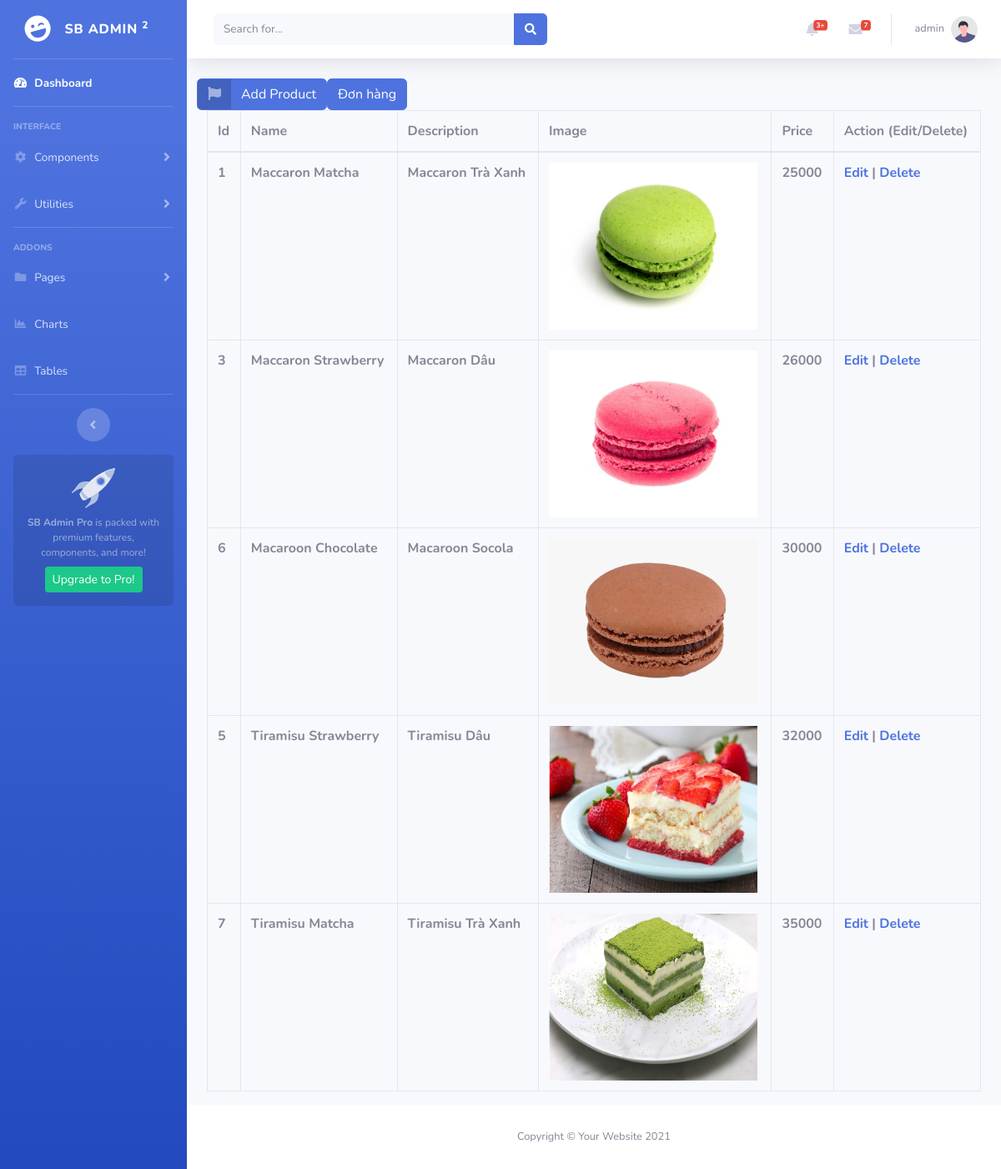
Page / (signed in) on the committed database.
### tables this page shows
CREATE TABLE `products` (
  `id` int(11) NOT NULL,
  `product_name` varchar(200) NOT NULL,
  `product_slug` varchar(250) NOT NULL,
  `product_size` varchar(20) NOT NULL,
  `is_special` tinyint(1) NOT NULL,
  `product_price` int(11) NOT NULL,
  `product_description` varchar(250) NOT NULL,
  `product_image` varchar(250) NOT NULL,
  `product_category` int(11) NOT NULL
);

### app/controllers/DefaultController.php (called while the page is built, shortened)
<?php
require_once 'app/models/ProductModel.php';
require_once 'app/libs/Auth.php';
class DefaultController{
    private $productModel;
    public function __construct()
    {
        $this->db = (new Database())->getConnection();
        $this->productModel = new ProductModel($this->db);
    }
    public function Index() {
        $products = $this->productModel->readAll();
        include_once 'app/views/share/index.php';
    }
}

### index.php (called while the page is built, shortened)
<?php
require_once 'config/database.php';
require_once 'app/models/ProductModel.php';
require_once 'app/libs/Auth.php';
$url = $_GET['url'] ?? '';
$url = rtrim($url, '/');
$url = filter_var($url, FILTER_SANITIZE_URL);
$url = explode('/', $url);
$action = isset($url[1]) && $url[1] != '' ? $url[1] : 'index';
$controller = new $controllerName();
call_user_func_array([$controller, $action], array_slice($url, 2));

### app/libs/Auth.php (called while the page is built, shortened)
<?php
class Auth{
    static function isLoggedIn(){
        return isset($_SESSION['username']);
    }
}

### config/database.php (called while the page is built, shortened)
<?php
class Database {
    private $host = "localhost";
    private $db_name = "codecake";
    private $username = "root";
    private $password = "Thang@123";
    public function getConnection() {
        $this->conn = null;
        try {
            $this->conn = new PDO("mysql:host=" . $this->host . ";dbname=" . $this->db_name, $this->username, $this->password);
            $this->conn->exec("set names utf8");
        } catch(PDOException $exception) {
            echo "Connection error: " . $exception->getMessage();
        }
        return $this->conn;
    }
}

### app/models/ProductModel.php (called while the page is built, shortened)
<?php
class ProductModel {
    private $conn;
    private $table_name = "products";
    public function __construct($db) {
        $this->conn = $db;
    }
    function readAll() {
        $query = "SELECT id, product_name, product_slug, product_size, is_special, product_price, product_description, product_image, product_category FROM " . $this->table_name . " ORDER BY product_category ASC";
        $stmt = $this->conn->prepare($query);
        $stmt->execute();
        return $stmt;
    }
}

### app/views/share/index.php (the view)
<?php
include_once 'app/views/share/header.php';
?>
<div class="row">
    <a href="/websitecodecake/product/add" class="btn btn-primary btn-icon-split">
        <span class="icon text-white-50">
            <i class="fas fa-flag"></i>
        </span>
        <span class="text">Add Product</span>
    </a>
    <a href="/websitecodecake/product/order" class="btn btn-primary btn-icon-split">
        <span class="text">Đơn hàng</span>
    </a>
    <div class="col-sm-12">
        <table class="table table-bordered dataTable" id="dataTable" width="100%" cellspacing="0" role="grid" aria-describedby="dataTable_info" style="width: 100%;">
            <thead>
                <tr>
                    <th>Id</th>
                    <th>Name</th>
                    <th>Description</th>
                    <th>Image</th>
                    <th>Price</th>
                    <th>Action (Edit/Delete)</th>
                </tr>
            </thead>
            <tbody>
                <?php while ($row = $products->fetch(PDO::FETCH_ASSOC)) : ?>
                    <tr>
                        <th><?= $row['id'] ?></th>
                        <th><?= $row['product_name'] ?></th>
                        <th><?= $row['product_description'] ?></th>
                        <th>
                            <?php
                            if (empty($row['product_image']) || !file_exists($row['product_image'])) {
                                echo "No Image!";
                            } else {
                                echo "<img src='/websitecodecake/" . $row['product_image'] . "' alt='' style='width:250px; height: 200px' />";
                            }
                            ?>
                        </th>
                        <th><?= $row['product_price'] ?></th>
                        <th>
                            <a href="/websitecodecake/product/edit/<?=$row['id']?>">
                                Edit
                            </a>
                            |
                            <a href="/websitecodecake/product/delete/<?=$row['id']?>">
                                Delete
                            </a>
                        </th>
                    </tr>
                <?php endwhile; ?>
            </tbody>
        </table>
    </div>
</div>
<?php
include_once 'app/views/share/footer.php';
?>

### app/views/share/header.php (shortened to what this page needs)
<?php
require_once 'app/libs/Auth.php';
?>
<!DOCTYPE html>
<html lang="en">
<head>
    <link href="/websitecodecake/public/vendor/fontawesome-free/css/all.min.css" rel="stylesheet" type="text/css">
    <link href="/websitecodecake/public/css/sb-admin-2.min.css" rel="stylesheet">
</head>
<body id="page-top">
    <div id="wrapper">
        <ul class="navbar-nav bg-gradient-primary sidebar sidebar-dark accordion" id="accordionSidebar">
            <a class="sidebar-brand d-flex align-items-center justify-content-center" href="index.html">
                <div class="sidebar-brand-icon rotate-n-15">
                    <i class="fas fa-laugh-wink"></i>
                </div>
                <div class="sidebar-brand-text mx-3">SB Admin <sup>2</sup></div>
            </a>
            <hr class="sidebar-divider my-0">
            <li class="nav-item active">
                <a class="nav-link" href="index.html">
                    <i class="fas fa-fw fa-tachometer-alt"></i>
                    <span>Dashboard</span></a>
            </li>
            <hr class="sidebar-divider">
            <div class="sidebar-heading">
                Interface
            </div>
            <li class="nav-item">
                <a class="nav-link collapsed" href="#" data-toggle="collapse" data-target="#collapseTwo"
                    aria-expanded="true" aria-controls="collapseTwo">
                    <i class="fas fa-fw fa-cog"></i>
                    <span>Components</span>
                </a>
            </li>
            <li class="nav-item">
                <a class="nav-link collapsed" href="#" data-toggle="collapse" data-target="#collapseUtilities"
                    aria-expanded="true" aria-controls="collapseUtilities">
                    <i class="fas fa-fw fa-wrench"></i>
                    <span>Utilities</span>
                </a>
            </li>
            <hr class="sidebar-divider">
            <div class="sidebar-heading">
                Addons
            </div>
            <li class="nav-item">
                <a class="nav-link collapsed" href="#" data-toggle="collapse" data-target="#collapsePages"
                    aria-expanded="true" aria-controls="collapsePages">
                    <i class="fas fa-fw fa-folder"></i>
                    <span>Pages</span>
                </a>
            </li>
            <li class="nav-item">
                <a class="nav-link" href="charts.html">
                    <i class="fas fa-fw fa-chart-area"></i>
                    <span>Charts</span></a>
            </li>
            <li class="nav-item">
                <a class="nav-link" href="tables.html">
                    <i class="fas fa-fw fa-table"></i>
                    <span>Tables</span></a>
            </li>
            <hr class="sidebar-divider d-none d-md-block">
            <div class="text-center d-none d-md-inline">
                <button class="rounded-circle border-0" id="sidebarToggle"></button>
            </div>
            <div class="sidebar-card d-none d-lg-flex">
                <img class="sidebar-card-illustration mb-2" src="/websitecodecake/public/img/undraw_rocket.svg" alt="...">
                <p class="text-center mb-2"><strong>SB Admin Pro</strong> is packed with premium features, components, and more!</p>
                <a class="btn btn-success btn-sm" href="https://startbootstrap.com/theme/sb-admin-pro">Upgrade to Pro!</a>
            </div>
        </ul>
        <div id="content-wrapper" class="d-flex flex-column">
            <div id="content">
                <nav class="navbar navbar-expand navbar-light bg-white topbar mb-4 static-top shadow">
                    <form
                        class="d-none d-sm-inline-block form-inline mr-auto ml-md-3 my-2 my-md-0 mw-100 navbar-search">
                        <div class="input-group">
                            <input type="text" class="form-control bg-light border-0 small" placeholder="Search for..."
                                aria-label="Search" aria-describedby="basic-addon2">
                            <div class="input-group-append">
                                <button class="btn btn-primary" type="button">
                                    <i class="fas fa-search fa-sm"></i>
                                </button>
                            </div>
                        </div>
                    </form>
                    <ul class="navbar-nav ml-auto">
                        <li class="nav-item dropdown no-arrow mx-1">
                            <a class="nav-link dropdown-toggle" href="#" id="alertsDropdown" role="button"
                                data-toggle="dropdown" aria-haspopup="true" aria-expanded="false">
                                <i class="fas fa-bell fa-fw"></i>
                                <span class="badge badge-danger badge-counter">3+</span>
                            </a>
                        </li>
                        <li class="nav-item dropdown no-arrow mx-1">
                            <a class="nav-link dropdown-toggle" href="#" id="messagesDropdown" role="button"
                                data-toggle="dropdown" aria-haspopup="true" aria-expanded="false">
                                <i class="fas fa-envelope fa-fw"></i>
                                <span class="badge badge-danger badge-counter">7</span>
                            </a>
                        </li>
                        <li class="nav-item dropdown no-arrow">
                            <a class="nav-link dropdown-toggle" href="#" id="userDropdown" role="button"
                                data-toggle="dropdown" aria-haspopup="true" aria-expanded="false">
                                <span class="mr-2 d-none d-lg-inline text-gray-600 small">
                                    <?php
                                        if(Auth::isLoggedIn()){
                                            echo $_SESSION['username'];
                                        }
                                    ?>
                                </span>
                                <img class="img-profile rounded-circle"
                                    src="/websitecodecake/public/img/undraw_profile.svg">
                            </a>
                        </li>
                    </ul>
                </nav>
                <div class="container-fluid">

### app/views/share/footer.php (shortened to what this page needs)
</div>
            </div>
            <footer class="sticky-footer bg-white">
                <div class="container my-auto">
                    <div class="copyright text-center my-auto">
                        <span>Copyright &copy; Your Website 2021</span>
                    </div>
                </div>
            </footer>
        </div>
    </div>
</body>
</html>

### rows in the picture
products: id "1", product_name "Maccaron Matcha", product_description "Maccaron Trà Xanh", product_image (picture), product_price "25000"
products: id "3", product_name "Maccaron Strawberry", product_description "Maccaron Dâu", product_image (picture), product_price "26000"
products: id "6", product_name "Macaroon Chocolate", product_description "Macaroon Socola", product_image (picture), product_price "30000"
products: id "5", product_name "Tiramisu Strawberry", product_description "Tiramisu Dâu", product_image (picture), product_price "32000"
products: id "7", product_name "Tiramisu Matcha", product_description "Tiramisu Trà Xanh", product_image (picture), product_price "35000"

### other values in the picture
$_SESSION['username'] "admin"
